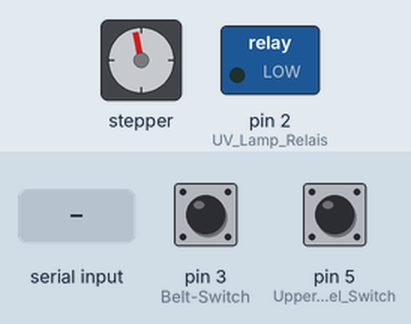
Simulated run of this sketch. Board: Arduino Uno, built with avr-gcc and run on an emulated ATmega328P. On the bench: stepper motor, switched loads named in the sketch (green lamp = pin HIGH). Inputs (shaded band) come from the test bench; at power-on: pin 3 (Belt-Switch) HIGH, pin 5 (Upper_Panel_Switch) HIGH. Stepper angles assume 4096 steps per turn; what the sketch prints to the serial monitor is not drawn.

Above: at 1.2 s.
1.3 s: pin 3 (Belt-Switch) pulled LOW for 0.15 s
2.9 s: "check." received over Serial
At 5.0 s:
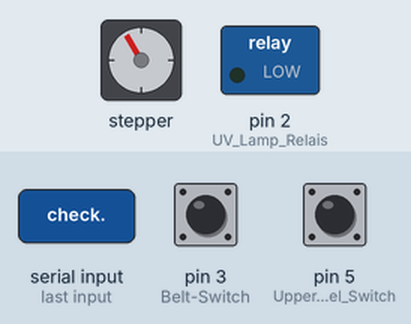
5.9 s: pin 3 (Belt-Switch) pulled LOW for 1 s
8.4 s: "upanel." received over Serial
At 10.97 s:
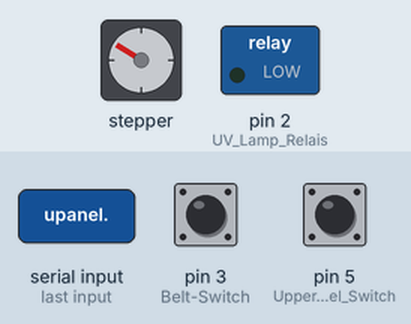
11.4 s: pin 3 (Belt-Switch) pulled LOW for 3.2 s
16.1 s: "UVon." received over Serial
At 16.16 s:
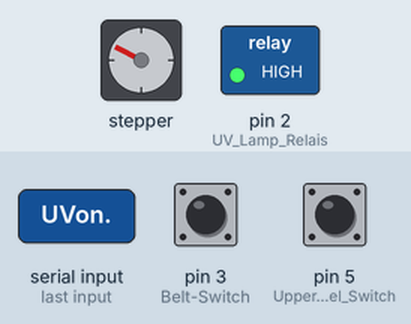
At 19.13 s:
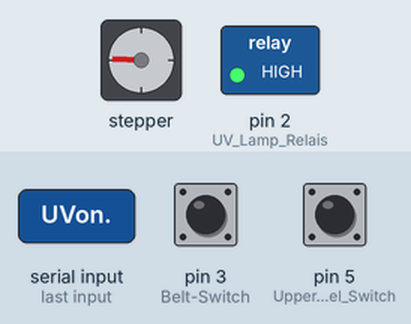
Timing chart, 0 to 22.2 s (numbered marks = the images above; inputs shaded):
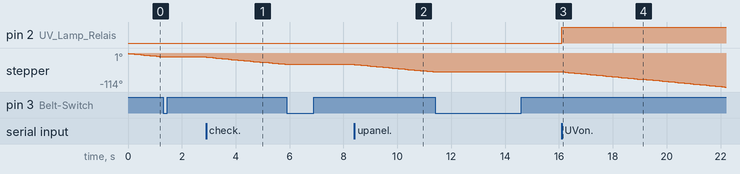

Measured:
- after the input at 1.3 s, stepper: stops changing and stays -12°
- after the input at 2.9 s, stepper: keeps turning counter-clockwise at about 9°/s, starting at once
- after the input at 5.9 s, stepper: stops changing and stays -37°
- after the input at 8.4 s, stepper: keeps turning counter-clockwise at about 9°/s, starting at once
- after the input at 11.4 s, stepper: stops changing and stays -62°
- after the input at 16.1 s, pin 2 (UV_Lamp_Relais): LOW → HIGH at once; stepper: keeps turning counter-clockwise at about 9°/s, starting at once
- by itself, stepper: keeps turning counter-clockwise at about 9°/s

The sketch:

UVReflectometer.ino
```cpp
// Firmware for UV-Reflectometer v0.1 KWO Sept2020

String inputString = "";          // a String to hold incoming data
boolean stringComplete = false;   // whether the string is complete
#include <CheapStepper.h>
CheapStepper stepper (8,9,10,11); // connect pins 8,9,10,11 to IN1,IN2,IN3,IN4 on ULN2003 board
boolean moveClockwise = false;    // initial direction of rotation
int analogPin = A0;               // UV-Sensor Input Pin
int val = 0;                      // variable to store the value read
char Out_string[7];               // String that will send via usb port.

void setup() {

  inputString.reserve(200);
  stepper.setRpm(10);              // accepted RPM range: 6RPM (may overheat) - 24RPM (may skip)
  Serial.begin(9600);
  pinMode(3,INPUT_PULLUP);         // Belt-Switch
  pinMode(4,INPUT_PULLUP);         // Lower Panel Switch
  pinMode(5,INPUT_PULLUP);         // Upper Panel Switch
  pinMode(2,OUTPUT);               // UV Lamp Relais
}

void loop() {

  moveClockwise = false;           // initialize variables
  int statBeltSw = 0;
  int UVvalues[50];
  int k = 0;
  int UVmean = 0;

 do { // Startup...make sure that stepper is in end position, otherwise move it until end-switch activated
  if (digitalRead(3) == HIGH) {
    stepper.moveDegrees (moveClockwise, 1);
  }
  else {
    statBeltSw = 1;
  }

  delay(100);
   } while(statBeltSw == 0);
   moveClockwise = true;
   delay(100);
   while (stringComplete == false) {
    serialEvent();
   }

if (inputString == "check.") { // Simple check if ARDUINO is responsive
 Serial.print("Ready.");
 }

 if (inputString == "scan.") { // Scan routine: stepwise moving of stepper with return of UV intensity value
 val = 0;
   for (int i=1; i<= 200; i++) {
    stepper.moveDegrees (moveClockwise, 1);
    delay(50);
     for (int j=1; j<= 50; j++) {
      val = val + analogRead(analogPin);  // read the input pin
      UVvalues[j] = analogRead(analogPin);
     }
     val = val / 50;
    for (int j=1; j<= 50; j++) {
     if (UVvalues[j] > 0.5 * val && UVvalues[j] <  2.0 * val) {
      k = k + 1;
      UVmean = UVmean + UVvalues[j];
     }
    }
    if (k!=0){
     UVmean = UVmean / k; // algorithm to smooth sensor reading
    }
    else {
     UVmean = 0;
    }
   Serial.print(String(UVmean));
   Serial.print(".");
   delay(100);
   UVmean=0;
   k=0;
  }
  moveClockwise = false;
  statBeltSw = 0;


 do {
  if (digitalRead(3) == HIGH) { // End scan...make sure that stepper is in end position, otherwise move it until end-switch activated
   stepper.moveDegrees (moveClockwise, 1);
  }
  else {
   statBeltSw = 1;
  }
  delay(100);
  } while(statBeltSw == 0);
   moveClockwise = true;
   delay(100);
   Serial.print("Ready.");
  }


  if (inputString == "upanel.") { // Check if upper panel is in
   if (digitalRead(5) == LOW) {
    Serial.print("ok.");
   }
   else {
    Serial.print("no.");
   }
  }

 if (inputString == "lpanel.") {  // Check if lower panel is in
  if (digitalRead(4) == LOW) {
   Serial.print("ok.");
  }
  else {
   Serial.print("no.");
  }
 }

 if (inputString == "UVon.") {  // Switch UV source on
  digitalWrite(2, HIGH);
  Serial.print("UVison.");
 }

 if (inputString == "UVoff.") { // Switch UV source off
  digitalWrite(2, LOW);
  Serial.print("UVisoff.");
 }

 inputString = "";
 stringComplete = false;

}

void serialEvent() { // Serial input routine
   while (Serial.available()) {
     // get the new byte:
     char inChar = (char)Serial.read();
     // add it to the inputString:
     inputString += inChar;
     // if the incoming character is a newline, set a flag so the main loop can
     // do something about it:
     if (inChar == '.') {
       stringComplete = true;
     }
   }
}
```
